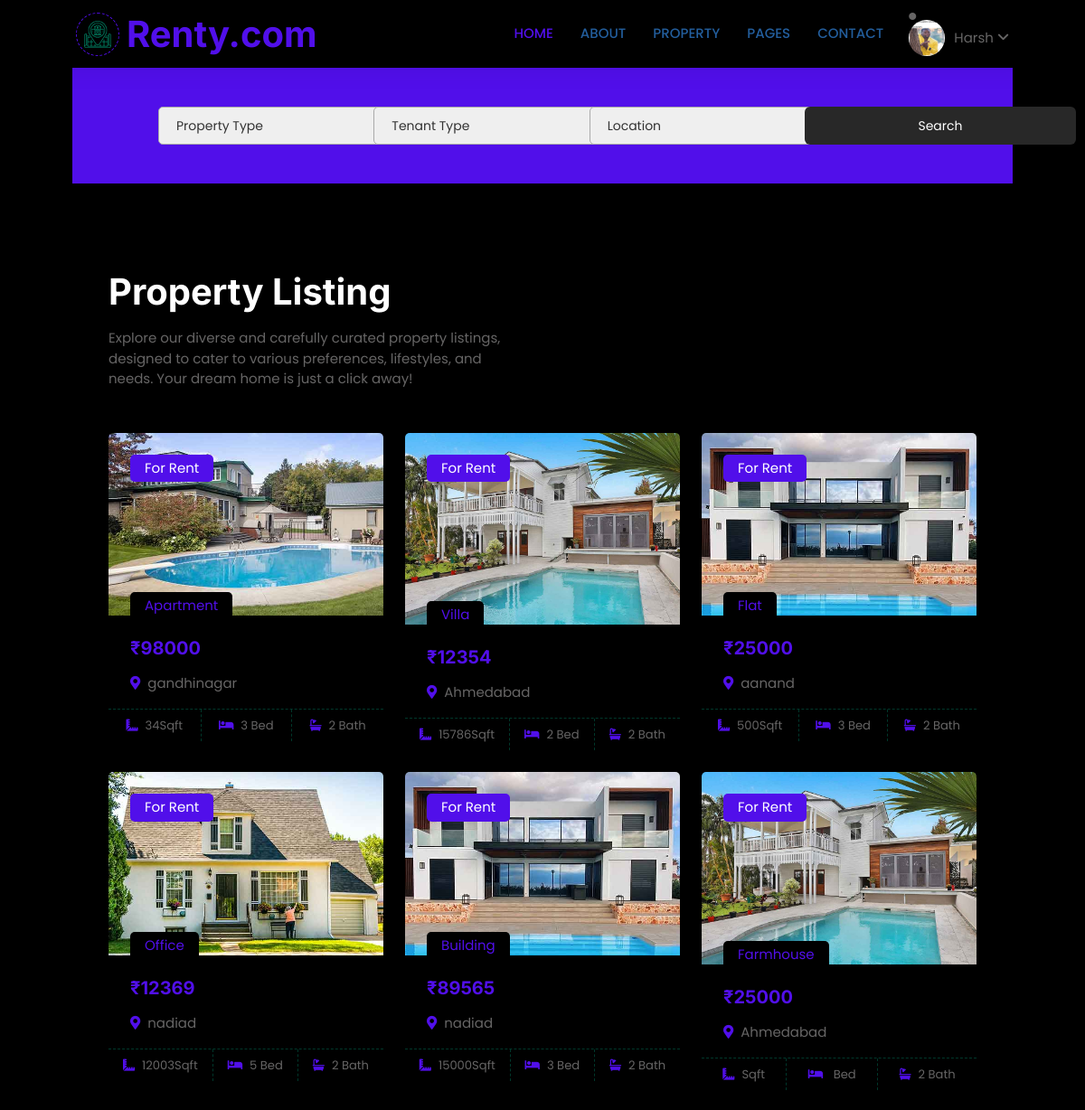
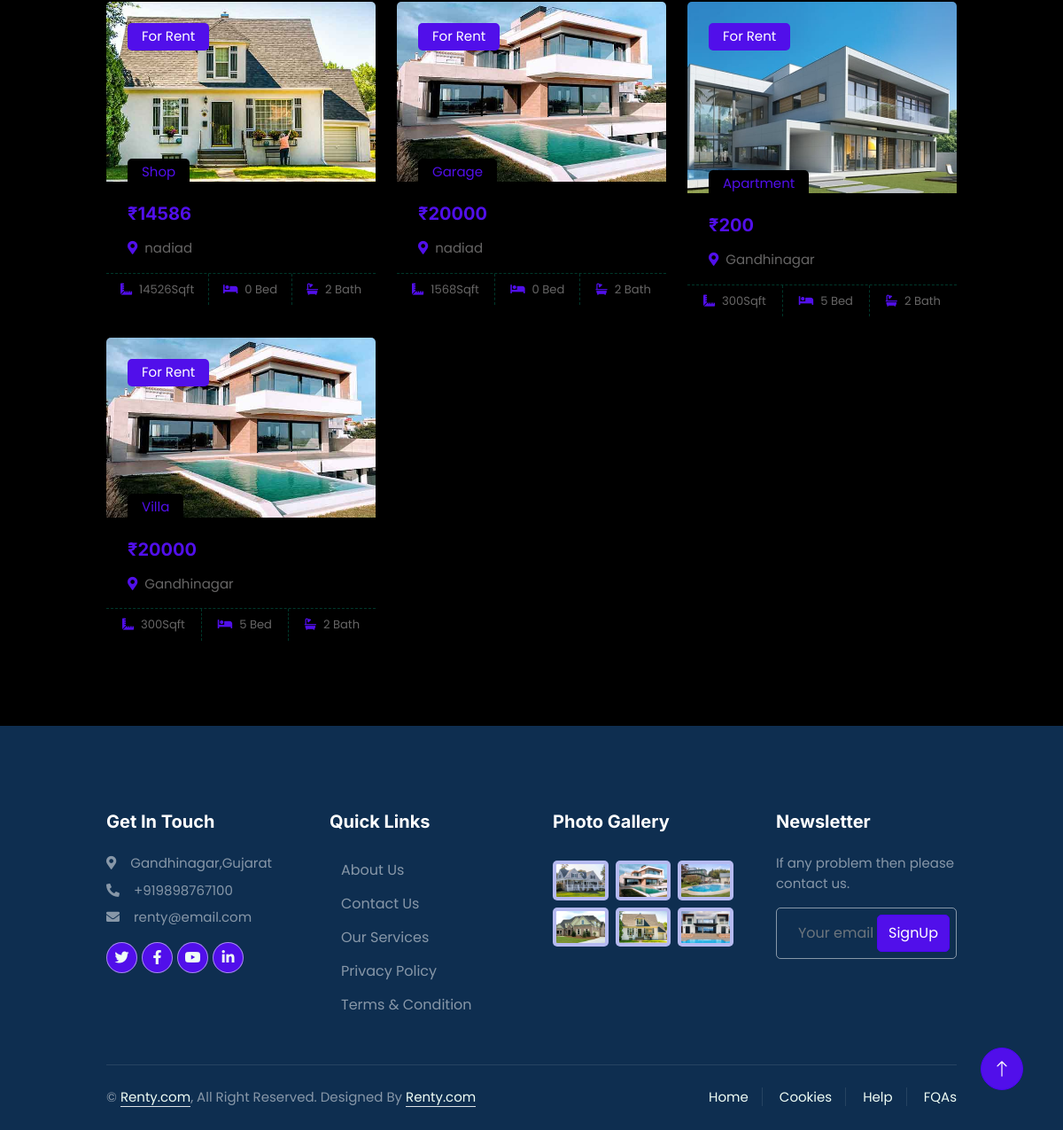
Screenshot of /properties (signed in) with the database file from the repository (2 pictures, top to bottom).
### renty/models.py (models this page shows, shortened)
class Profile(models.Model):
    user = models.OneToOneField(User, on_delete=models.CASCADE, related_name="profile") # Delete profile when user is deleted
    image = models.ImageField(default='default.jpg', upload_to='profile_pics')

class Property_Details(models.Model):
    fullname = models.CharField( max_length=100,null=False,blank=False)
    dob = models.DateField( max_length=100,null=False,blank=False)
    email = models.CharField( max_length=100,null=False,blank=False)
    mob_number = models.CharField( max_length=100,null=False,blank=False)
    gender = models.CharField( max_length=100,null=False,blank=False)
    Occupation = models.CharField( max_length=100,null=False,blank=False)
    id_type = models.CharField( max_length=100,null=False,blank=False)
    id_num = models.CharField( max_length=100,null=False,blank=False)
    issue_auth = models.CharField( max_length=100,null=False,blank=False)
    issue_state = models.CharField( max_length=100,null=False,blank=False)
    issue_date = models.DateField( max_length=100,null=False,blank=False)
    exp_date = models.DateField( max_length=100,null=False,blank=False)
    price = models.CharField( max_length=100,null=False,blank=False)
    prop_type = models.CharField( max_length=100,null=False,blank=False)
    bedroom_no = models.CharField( max_length=100,null=False,blank=False)
    floors = models.CharField( max_length=100,null=False,blank=False)
    area = models.CharField( max_length=100,null=False,blank=False)
    address = models.CharField( max_length=100,null=False,blank=False)
    tenant_type = models.CharField( max_length=100,null=False,blank=False)
    prop_img1 = models.ImageField(null=True, blank=True, upload_to='property')
    city = models.CharField( max_length=100,null=True,blank=False)

### renty/views.py (the view)
# urls.py: path("properties",views.all_prop,name='all_property'),
def all_prop(request):
    prop_list = Property_Details.objects.all()
    return render(request,"property_listing.html",{'prop_list':prop_list})

### renty/templates/property_listing.html (shortened to what this page needs)
{% load static %}
<!DOCTYPE html>
<html lang="en">
<head>
    <link rel="stylesheet" href="https://cdnjs.cloudflare.com/ajax/libs/font-awesome/6.4.0/css/all.min.css" />
    <link rel="stylesheet" href="https://cdnjs.cloudflare.com/ajax/libs/font-awesome/6.4.0/css/all.min.css"
 />
    <link href="https://cdnjs.cloudflare.com/ajax/libs/font-awesome/5.10.0/css/all.min.css" rel="stylesheet">
    <link href="https://cdn.jsdelivr.net/npm/bootstrap-icons@1.4.1/font/bootstrap-icons.css" rel="stylesheet">
    <link href="{% static 'lib/animate/animate.min.css' %}" rel="stylesheet">
    <link href="{% static 'lib/owlcarousel/assets/owl.carousel.min.css' %}" rel="stylesheet">
    <link href="{% static 'css/bootstrap.min.css' %}" rel="stylesheet">
    <link href="{% static 'css/style4.css' %}" rel="stylesheet">
</head>
<body>
    <div class="container-xxl bg-white p-0">
        <div class="container-fluid nav-bar bg-transparent">
            <nav class="navbar navbar-expand-lg bg-white navbar-light py-0 px-4">
                <a href="/" class="navbar-brand d-flex align-items-center text-center">
                    <div class="icon p-2 me-2">
                        <img class="img-fluid" src="{% static 'img\icon-housing.png' %}" alt="Icon"
                            style="width: 30px; height: 30px;">
                    </div>
                    <h1 class="m-0 text-primary">Renty.com</h1>
                </a>
                <div class="collapse navbar-collapse" id="navbarCollapse">
                    <div class="navbar-nav ms-auto">
                        <a href="/" class="nav-item nav-link active">Home</a>
                        <a href="/#developer" class="nav-item nav-link">About</a>
                        <div class="nav-item dropdown">
                            <a href="#" class="nav-link " data-bs-toggle="dropdown">Property</a>
                        </div>
                        <div class="nav-item dropdown">
                            <a href="#" class="nav-link " data-bs-toggle="dropdown">Pages</a>
                        </div>
                        <a href="{% url "conpage" %}" class="nav-item nav-link">Contact</a>
                    </div>
                    {% if request.user.is_authenticated %}
                    <div class="profile-dropdown">
                        <div onclick="toggle()"     class="user-info d-flex align-items-center">
                            <div class="profile-img">
                                <i class="fa-solid fa-circle"><img src="{{request.user.profile.image.url}}"></i>
                            </div>
                            <span>{{request.user}}
                                <i class="fa-solid fa-angle-down"></i>
                            </span>
                        </div>
                    </div>
                    {% else %}
                        <a href="{% url 'user_login' %}" class="btn btn-primary px-3 d-none d-lg-flex">Login</a>
                    {% endif %}
                </div>
            </nav>
        </div>
       <form method="post" action="{% url "searched_prop" %}">
        <div class="container-fluid bg-primary mb-5 wow fadeIn" data-wow-delay="0.1s" style="padding: 35px;">
            <div class="container">
                <div class="row g-2">
                    <div class="col-md-10">
                        <div class="row g-2">
                             <div class="col-md-4">
                                <select name="prop_type" class="input-fieldsearch-formsearch">
                                    <option selected>Property Type</option>
                                </select>
                            </div>
                            <div class="col-md-4">
                                <select name="tenant_type" class="input-fieldsearch-formsearch">
                                    <option selected>Tenant Type</option>
                                </select>
                            </div>
                             <div class="col-md-4">
                                <select name="location" class="input-fieldsearch-formsearch">
                                    <option selected>Location</option>
                                </select>
                            </div>
                        </div>
                    </div>
                    <div class="col-md-2">
                        <button type="submit" class="btnsearchlist">Search</button>
                    </div>
                </div>
            </div>
        </div>
    </form>
        <div class="container-xxl py-5" id="propertylist">
            <div class="container">
                <div class="row g-0 gx-5 align-items-end">
                    <div class="col-lg-6">
                        <div class="text-start mx-auto mb-5 wow slideInLeft" data-wow-delay="0.1s">
                            <h1 class="mb-3">Property Listing</h1>
                            <p>Explore our diverse and carefully
                                curated property listings, designed to cater to various preferences, lifestyles, and
                                needs. Your dream home is just a click away!</p>
                        </div>
                    </div>
                </div>
                <div class="tab-content">
                    <div id="tab-1" class="tab-pane fade show p-0 active">
                        <div class="row g-4">
                            {% for property in prop_list %}
                            <div class="col-lg-4 col-md-6 wow fadeInUp" data-wow-delay="0.1s">
                                <div class="property-item rounded overflow-hidden">
                                    <div class="position-relative overflow-hidden">
                                        <a href="{% url "property_details" property.id %}"><img class="img-fluid" src="{{property.prop_img1.url}}" alt=""></a>
                                        <div
                                            class="bg-primary rounded text-white position-absolute start-0 top-0 m-4 py-1 px-3">
                                            For Rent</div>
                                        <div
                                            class="bg-white rounded-top text-primary position-absolute start-0 bottom-0 mx-4 pt-1 px-3">
                                            {{property.prop_type}}</div>
                                    </div>
                                    <div class="p-4 pb-0">
                                        <h5 class="text-primary mb-3">₹{{property.price}}</h5>
                                        <p><i class="fa fa-map-marker-alt text-primary me-2"></i>{{property.city}}</p>
                                    </div>
                                    <div class="d-flex border-top">
                                        <small class="flex-fill text-center border-end py-2"><i
                                                class="fa fa-ruler-combined text-primary me-2"></i>{{property.area }}Sqft</small>
                                        <small class="flex-fill text-center border-end py-2"><i
                                                class="fa fa-bed text-primary me-2"></i>{{property.bedroom_no}} Bed</small>
                                        <small class="flex-fill text-center py-2"><i
                                                class="fa fa-bath text-primary me-2"></i>2 Bath</small>
                                    </div>
                                </div>
                            </div>
                            {% endfor %}
                        </div>
                    </div>
                </div>
            </div>
        </div>
        <div class="container-fluid bg-dark text-white-50 footer pt-5 mt-5 wow fadeIn" data-wow-delay="0.1s">
            <div class="container py-5">
                <div class="row g-5">
                    <div class="col-lg-3 col-md-6">
                        <h5 class="text-white mb-4">Get In Touch</h5>
                        <p class="mb-2"><i class="fa fa-map-marker-alt me-3"></i>Gandhinagar,Gujarat</p>
                        <p class="mb-2"><i class="fa fa-phone-alt me-3"></i>+919898767100</p>
                        <p class="mb-2"><i class="fa fa-envelope me-3"></i>renty@email.com</p>
                        <div class="d-flex pt-2">
                            <a class="btn btn-outline-light btn-social" href=""><i class="fab fa-twitter"></i></a>
                            <a class="btn btn-outline-light btn-social" href=""><i class="fab fa-facebook-f"></i></a>
                            <a class="btn btn-outline-light btn-social" href=""><i class="fab fa-youtube"></i></a>
                            <a class="btn btn-outline-light btn-social" href=""><i class="fab fa-linkedin-in"></i></a>
                        </div>
                    </div>
                    <div class="col-lg-3 col-md-6">
                        <h5 class="text-white mb-4">Quick Links</h5>
                        <a class="bttn btn-link text-white-50" href="">About Us</a>
                        <a class="bttn btn-link text-white-50" href="contact.html">Contact
                            Us</a>
                        <a class="bttn btn-link text-white-50" href="">Our Services</a>
                        <a class="bttn btn-link text-white-50" href="">Privacy Policy</a>
                        <a class="bttn btn-link text-white-50" href="">Terms & Condition</a>
                    </div>
                    <div class="col-lg-3 col-md-6">
                        <h5 class="text-white mb-4">Photo Gallery</h5>
                        <div class="row g-2 pt-2">
                            <div class="col-4">
                                <img class="img-fluid rounded bg-light p-1" src="{% static "img/property-1.jpg" %}" alt="">
                            </div>
                            <div class="col-4">
                                <img class="img-fluid rounded bg-light p-1" src="{% static "img/property-2.jpg" %}" alt="">
                            </div>
                            <div class="col-4">
                                <img class="img-fluid rounded bg-light p-1" src="{% static "img/property-3.jpg" %}" alt="">
                            </div>
                            <div class="col-4">
                                <img class="img-fluid rounded bg-light p-1" src="{% static "img/property-4.jpg" %}" alt="">
                            </div>
                            <div class="col-4">
                                <img class="img-fluid rounded bg-light p-1" src="{% static "img/property-5.jpg" %}" alt="">
                            </div>
                            <div class="col-4">
                                <img class="img-fluid rounded bg-light p-1" src="{% static "img/property-6.jpg" %}" alt="">
                            </div>
                        </div>
                    </div>
                    <div class="col-lg-3 col-md-6">
                        <h5 class="text-white mb-4">Newsletter</h5>
                        <p>If any problem then please contact us.</p>
                        <div class="position-relative mx-auto" style="max-width: 400px;">
                            <input class="form-control bg-transparent w-100 py-3 ps-4 pe-5" type="text"
                                placeholder="Your email">
                            <button type="button"
                                class="btn btn-primary py-2 position-absolute top-0 end-0 mt-2 me-2">SignUp</button>
                        </div>
                    </div>
                </div>
            </div>
            <div class="container">
                <div class="copyright">
                    <div class="row">
                        <div class="col-md-6 text-center text-md-start mb-3 mb-md-0">
                            &copy; <a class="border-bottom" href="/">Renty.com</a>, All Right Reserved.
                            Designed By <a class="border-bottom" href="/">Renty.com</a>
                        </div>
                        <div class="col-md-6 text-center text-md-end">
                            <div class="footer-menu">
                                <a href="/">Home</a>
                                <a href="">Cookies</a>
                                <a href="/contact">Help</a>
                                <a href="">FQAs</a>
                            </div>
                        </div>
                    </div>
                </div>
            </div>
        </div>
        <a href="#" class="btn btn-lg btn-primary btn-lg-square back-to-top"><i class="bi bi-arrow-up"></i></a>
    </div>
</body>
</html>

### rows the page displays
Property_Details: prop_img1 (picture), prop_type "Apartment", price "98000", city "gandhinagar", area "34", bedroom_no "3"
Property_Details: prop_img1 (picture), prop_type "Villa", price "12354", city "Ahmedabad", area "15786", bedroom_no "2"
Property_Details: prop_img1 (picture), prop_type "Flat", price "25000", city "aanand", area "500", bedroom_no "3"
Property_Details: prop_img1 (picture), prop_type "Office", price "12369", city "nadiad", area "12003", bedroom_no "5"
Property_Details: prop_img1 (picture), prop_type "Building", price "89565", city "nadiad", area "15000", bedroom_no "3"
Property_Details: prop_img1 (picture), prop_type "Farmhouse", price "25000", city "Ahmedabad"
Property_Details: prop_img1 (picture), prop_type "Shop", price "14586", city "nadiad", area "14526", bedroom_no "0"
Property_Details: prop_img1 (picture), prop_type "Garage", price "20000", city "nadiad", area "1568", bedroom_no "0"
Property_Details: prop_img1 (picture), prop_type "Apartment", price "200", city "Gandhinagar", area "300", bedroom_no "5"
Property_Details: prop_img1 (picture), prop_type "Villa", price "20000", city "Gandhinagar", area "300", bedroom_no "5"

### other values shown
{{ request.user }} "Harsh"
